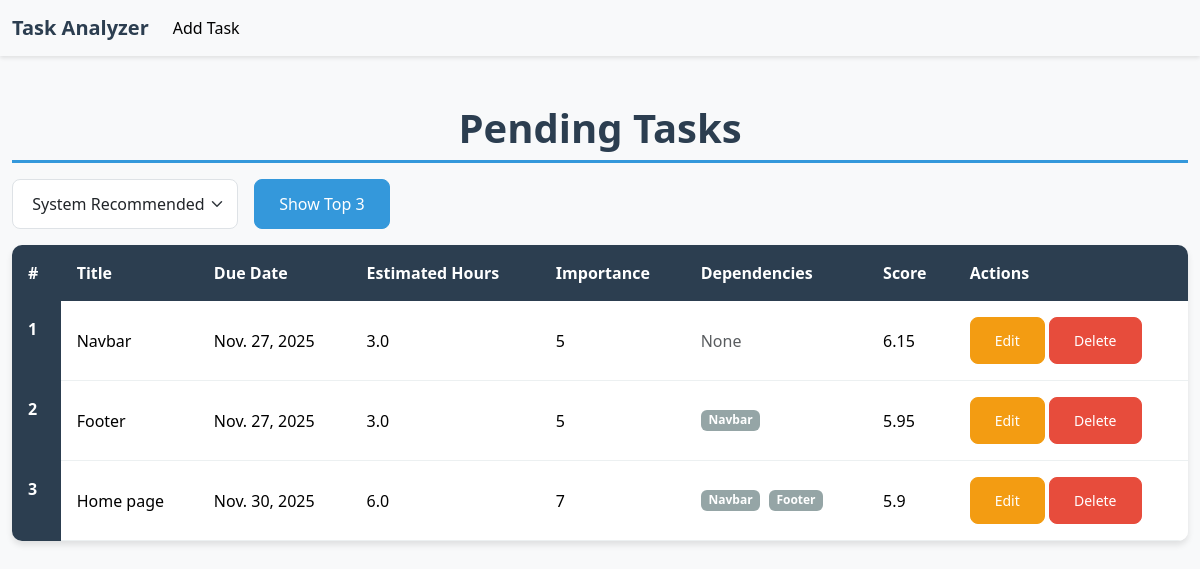
The page / on the database its author committed.
### tasks/models.py (models this page shows, shortened)
class Task(models.Model):
    title = models.TextField(max_length=100)
    due_date = models.DateField(null=True, blank=True)
    estimated_hours = models.FloatField(default=1)
    importance = models.IntegerField(default=1)
    dependencies = models.ManyToManyField("self", blank=True, symmetrical=False, related_name="blocked_by")
    score = models.FloatField(default=0)

### tasks/views.py (the view, shortened to what this page needs)
# urls.py: 2. Add a URL to urlpatterns:  path('', views.home, name='home')
def home(request):
    selection = request.GET.get("selection", "system")
    tasks = Task.objects.all()
    if selection == "deadline":
        tasks = tasks.order_by("due_date")
    elif selection == "fastest":
        tasks = tasks.order_by("estimated_hours")
    elif selection == "important":
        tasks = tasks.order_by("-importance")
    else:
        tasks = tasks.order_by("-score")
    return render(request, "home.html", {
        "tasks": tasks,
        "selection": selection
    })

### templates/home.html (shortened to what this page needs)
{% extends "base.html" %}
{% block content %}
<div class="container my-5">
    <h1 class="text-center mb-3">Pending Tasks</h1>
    <div class="d-flex align-items-center gap-3 my-3">
        <form onchange="this.submit()" method="get" class="m-0">
            <select class="form-select" name="selection">
                <option value="system" {% if selection == "system" %}selected{% endif %}>System Recommended</option>
            </select>
        </form>
        <button class="btn btn-primary" id="showTop3">
            Show Top 3
        </button>
    </div>
    <table class="table" id="taskTable">
        <thead>
            <tr>
                <th>#</th>
                <th>Title</th>
                <th>Due Date</th>
                <th>Estimated Hours</th>
                <th>Importance</th>
                <th>Dependencies</th>
                <th>Score</th>
                <th>Actions</th>
            </tr>
        </thead>
        <tbody>
            {% for task in tasks %}
            <tr>
                <th>{{ forloop.counter }}</th>
                <td>{{ task.title }}</td>
                <td>{{ task.due_date }}</td>
                <td>{{ task.estimated_hours }}</td>
                <td>{{ task.importance }}</td>
                <td>
                    {% for dep in task.dependencies.all %}
                    <span class="badge bg-secondary">{{ dep.title }}</span>
                    {% empty %}
                    <span class="text-muted">None</span>
                    {% endfor %}
                </td>
                <td>{{ task.score }}</td>
                <td>
                <a href="{% url 'edit_task' task.id %}" class="btn btn-warning btn-sm">Edit</a>
                <a href="{% url 'delete_task' task.id %}" class="btn btn-danger btn-sm">Delete</a>
            </td>
            </tr>
            {% endfor %}
        </tbody>
    </table>
</div>
{% endblock %}

### templates/base.html (shortened to what this page needs)
{% load static %}
<!DOCTYPE html>
<html lang="en">
  <head>
    <link href="https://cdn.jsdelivr.net/npm/bootstrap@5.3.8/dist/css/bootstrap.min.css" rel="stylesheet">
    <link rel="stylesheet" href="{% static "style.css" %}">
  </head>
  <body>
<nav class="navbar navbar-expand-lg bg-body-tertiary">
  <div class="container-fluid">
    <a class="navbar-brand" href="/">Task Analyzer</a>
    <div class="collapse navbar-collapse" id="navbarSupportedContent">
      <ul class="navbar-nav me-auto mb-2 mb-lg-0">
        <li class="nav-item">
          <a class="nav-link active" aria-current="page" href="/add_task">Add Task</a>
        </li>
      </ul>
    </div>
  </div>
</nav>
    {% block content %}{% endblock %}
  </body>
</html>

### static/style.css (style rules this page uses)
body { background-color: #f8f9fa; font-family: 'Segoe UI', Tahoma, Geneva, Verdana, sans-serif; }
.container { max-width: 1200px; }
.navbar-brand { font-weight: 600; color: #2c3e50 !important; }
.navbar { box-shadow: 0 2px 4px rgba(0,0,0,0.1); margin-bottom: 2rem; }
.form-control, .form-select { border-radius: 8px; border: 1px solid #dee2e6; padding: 0.75rem 2rem 0.75rem 1.2rem; transition: all 0.3s ease; }
.btn { border-radius: 8px; padding: 0.75rem 1.5rem; font-weight: 500; transition: all 0.3s ease; }
.btn-primary { background-color: #3498db; border-color: #3498db; }
.btn-warning { background-color: #f39c12; border-color: #f39c12; color: white; }
.btn-danger { background-color: #e74c3c; border-color: #e74c3c; }
.table { background-color: white; border-radius: 10px; overflow: hidden; box-shadow: 0 4px 6px rgba(0, 0, 0, 0.1); }
.table th { background-color: #2c3e50; color: white; border: none; padding: 1rem; font-weight: 600; }
.table td { padding: 1rem; vertical-align: middle; border-color: #ecf0f1; }
.badge { font-size: 0.75em; padding: 0.35em 0.65em; border-radius: 6px; margin-right: 0.25rem; margin-bottom: 0.25rem; }
.badge.bg-secondary { background-color: #95a5a6 !important; }
h1, h2 { color: #2c3e50; font-weight: 600; margin-bottom: 1.5rem; }
h1 { border-bottom: 3px solid #3498db; padding-bottom: 0.5rem; }
.form-select { cursor: pointer; background-repeat: no-repeat; background-position: right 0.75rem center; background-size: 16px 12px; }

### rows shown on the page
Task: title "Navbar", due_date "Nov. 27, 2025", estimated_hours "3.0", importance "5", score "6.15"
Task: title "Footer", due_date "Nov. 27, 2025", estimated_hours "3.0", importance "5", score "5.95"
Task: title "Home page", due_date "Nov. 30, 2025", estimated_hours "6.0", importance "7", score "5.9"
